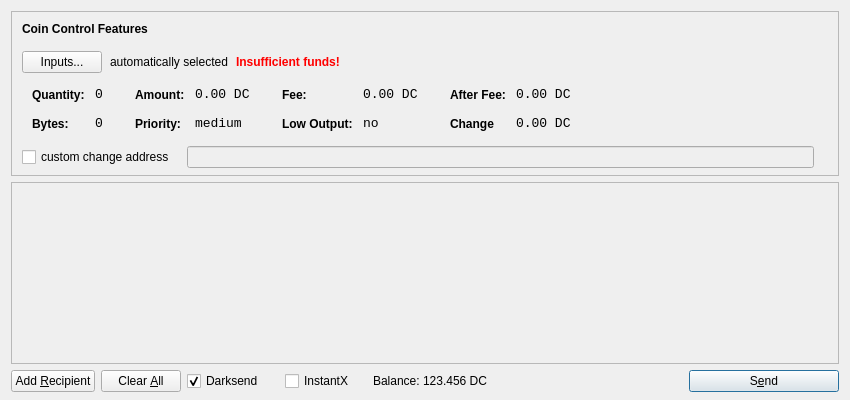
<?xml version="1.0" encoding="UTF-8"?>
<ui version="4.0">
 <class>SendCoinsDialog</class>
 <widget class="QDialog" name="SendCoinsDialog">
  <property name="geometry">
   <rect>
    <x>0</x>
    <y>0</y>
    <width>850</width>
    <height>400</height>
   </rect>
  </property>
  <property name="windowTitle">
   <string>Send Coins</string>
  </property>
  <layout class="QVBoxLayout" name="verticalLayout" stretch="0,1,0">
   <property name="bottomMargin">
    <number>8</number>
   </property>
   <item>
    <widget class="QFrame" name="frameCoinControl">
     <property name="sizePolicy">
      <sizepolicy hsizetype="Expanding" vsizetype="Expanding">
       <horstretch>0</horstretch>
       <verstretch>0</verstretch>
      </sizepolicy>
     </property>
     <property name="maximumSize">
      <size>
       <width>16777215</width>
       <height>16777215</height>
      </size>
     </property>
     <property name="frameShape">
      <enum>QFrame::StyledPanel</enum>
     </property>
     <property name="frameShadow">
      <enum>QFrame::Sunken</enum>
     </property>
     <layout class="QVBoxLayout" name="verticalLayoutCoinControl2">
      <property name="spacing">
       <number>-1</number>
      </property>
      <property name="leftMargin">
       <number>0</number>
      </property>
      <property name="topMargin">
       <number>0</number>
      </property>
      <property name="rightMargin">
       <number>0</number>
      </property>
      <property name="bottomMargin">
       <number>6</number>
      </property>
      <item>
       <layout class="QVBoxLayout" name="verticalLayoutCoinControl" stretch="0,0,0,0,1">
        <property name="spacing">
         <number>0</number>
        </property>
        <property name="leftMargin">
         <number>10</number>
        </property>
        <property name="topMargin">
         <number>10</number>
        </property>
        <item>
         <layout class="QHBoxLayout" name="horizontalLayoutCoinControl1">
          <property name="bottomMargin">
           <number>15</number>
          </property>
          <item>
           <widget class="QLabel" name="labelCoinControlFeatures">
            <property name="sizePolicy">
             <sizepolicy hsizetype="Preferred" vsizetype="Maximum">
              <horstretch>0</horstretch>
              <verstretch>0</verstretch>
             </sizepolicy>
            </property>
            <property name="font">
             <font>
              <weight>75</weight>
              <bold>true</bold>
             </font>
            </property>
            <property name="styleSheet">
             <string notr="true">font-weight:bold;</string>
            </property>
            <property name="text">
             <string>Coin Control Features</string>
            </property>
           </widget>
          </item>
         </layout>
        </item>
        <item>
         <layout class="QHBoxLayout" name="horizontalLayoutCoinControl2" stretch="0,0,0,0">
          <property name="spacing">
           <number>8</number>
          </property>
          <property name="bottomMargin">
           <number>10</number>
          </property>
          <item>
           <widget class="QPushButton" name="pushButtonCoinControl">
            <property name="styleSheet">
             <string notr="true"/>
            </property>
            <property name="text">
             <string>Inputs...</string>
            </property>
           </widget>
          </item>
          <item>
           <widget class="QLabel" name="labelCoinControlAutomaticallySelected">
            <property name="text">
             <string>automatically selected</string>
            </property>
            <property name="margin">
             <number>5</number>
            </property>
           </widget>
          </item>
          <item>
           <widget class="QLabel" name="labelCoinControlInsuffFunds">
            <property name="font">
             <font>
              <weight>75</weight>
              <bold>true</bold>
             </font>
            </property>
            <property name="styleSheet">
             <string notr="true">color:red;font-weight:bold;</string>
            </property>
            <property name="text">
             <string>Insufficient funds!</string>
            </property>
            <property name="margin">
             <number>5</number>
            </property>
           </widget>
          </item>
          <item>
           <spacer name="horizontalSpacerCoinControl">
            <property name="orientation">
             <enum>Qt::Horizontal</enum>
            </property>
            <property name="sizeHint" stdset="0">
             <size>
              <width>40</width>
              <height>1</height>
             </size>
            </property>
           </spacer>
          </item>
         </layout>
        </item>
        <item>
         <widget class="QWidget" name="widgetCoinControl" native="true">
          <property name="sizePolicy">
           <sizepolicy hsizetype="Preferred" vsizetype="Preferred">
            <horstretch>0</horstretch>
            <verstretch>0</verstretch>
           </sizepolicy>
          </property>
          <property name="minimumSize">
           <size>
            <width>0</width>
            <height>0</height>
           </size>
          </property>
          <property name="styleSheet">
           <string notr="true"/>
          </property>
          <layout class="QHBoxLayout" name="horizontalLayoutCoinControl5">
           <property name="margin">
            <number>0</number>
           </property>
           <item>
            <layout class="QHBoxLayout" name="horizontalLayoutCoinControl3" stretch="0,0,0,1">
             <property name="spacing">
              <number>20</number>
             </property>
             <property name="topMargin">
              <number>0</number>
             </property>
             <property name="bottomMargin">
              <number>10</number>
             </property>
             <item>
              <layout class="QFormLayout" name="formLayoutCoinControl1">
               <property name="horizontalSpacing">
                <number>10</number>
               </property>
               <property name="verticalSpacing">
                <number>14</number>
               </property>
               <property name="leftMargin">
                <number>10</number>
               </property>
               <property name="topMargin">
                <number>4</number>
               </property>
               <property name="rightMargin">
                <number>6</number>
               </property>
               <item row="0" column="0">
                <widget class="QLabel" name="labelCoinControlQuantityText">
                 <property name="styleSheet">
                  <string notr="true">font-weight:bold;</string>
                 </property>
                 <property name="text">
                  <string>Quantity:</string>
                 </property>
                 <property name="margin">
                  <number>0</number>
                 </property>
                </widget>
               </item>
               <item row="0" column="1">
                <widget class="QLabel" name="labelCoinControlQuantity">
                 <property name="font">
                  <font>
                   <family>Monospace</family>
                   <pointsize>10</pointsize>
                  </font>
                 </property>
                 <property name="cursor">
                  <cursorShape>IBeamCursor</cursorShape>
                 </property>
                 <property name="contextMenuPolicy">
                  <enum>Qt::ActionsContextMenu</enum>
                 </property>
                 <property name="text">
                  <string>0</string>
                 </property>
                 <property name="margin">
                  <number>0</number>
                 </property>
                 <property name="textInteractionFlags">
                  <set>Qt::LinksAccessibleByMouse|Qt::TextSelectableByKeyboard|Qt::TextSelectableByMouse</set>
                 </property>
                </widget>
               </item>
               <item row="1" column="0">
                <widget class="QLabel" name="labelCoinControlBytesText">
                 <property name="styleSheet">
                  <string notr="true">font-weight:bold;</string>
                 </property>
                 <property name="text">
                  <string>Bytes:</string>
                 </property>
                </widget>
               </item>
               <item row="1" column="1">
                <widget class="QLabel" name="labelCoinControlBytes">
                 <property name="font">
                  <font>
                   <family>Monospace</family>
                   <pointsize>10</pointsize>
                  </font>
                 </property>
                 <property name="cursor">
                  <cursorShape>IBeamCursor</cursorShape>
                 </property>
                 <property name="contextMenuPolicy">
                  <enum>Qt::ActionsContextMenu</enum>
                 </property>
                 <property name="text">
                  <string>0</string>
                 </property>
                 <property name="textInteractionFlags">
                  <set>Qt::LinksAccessibleByMouse|Qt::TextSelectableByKeyboard|Qt::TextSelectableByMouse</set>
                 </property>
                </widget>
               </item>
              </layout>
             </item>
             <item>
              <layout class="QFormLayout" name="formLayoutCoinControl2">
               <property name="horizontalSpacing">
                <number>10</number>
               </property>
               <property name="verticalSpacing">
                <number>14</number>
               </property>
               <property name="leftMargin">
                <number>6</number>
               </property>
               <property name="topMargin">
                <number>4</number>
               </property>
               <property name="rightMargin">
                <number>6</number>
               </property>
               <item row="0" column="0">
                <widget class="QLabel" name="labelCoinControlAmountText">
                 <property name="styleSheet">
                  <string notr="true">font-weight:bold;</string>
                 </property>
                 <property name="text">
                  <string>Amount:</string>
                 </property>
                 <property name="margin">
                  <number>0</number>
                 </property>
                </widget>
               </item>
               <item row="0" column="1">
                <widget class="QLabel" name="labelCoinControlAmount">
                 <property name="font">
                  <font>
                   <family>Monospace</family>
                   <pointsize>10</pointsize>
                  </font>
                 </property>
                 <property name="cursor">
                  <cursorShape>IBeamCursor</cursorShape>
                 </property>
                 <property name="contextMenuPolicy">
                  <enum>Qt::ActionsContextMenu</enum>
                 </property>
                 <property name="text">
                  <string>0.00 DC</string>
                 </property>
                 <property name="textInteractionFlags">
                  <set>Qt::LinksAccessibleByMouse|Qt::TextSelectableByKeyboard|Qt::TextSelectableByMouse</set>
                 </property>
                </widget>
               </item>
               <item row="1" column="0">
                <widget class="QLabel" name="labelCoinControlPriorityText">
                 <property name="styleSheet">
                  <string notr="true">font-weight:bold;</string>
                 </property>
                 <property name="text">
                  <string>Priority:</string>
                 </property>
                </widget>
               </item>
               <item row="1" column="1">
                <widget class="QLabel" name="labelCoinControlPriority">
                 <property name="font">
                  <font>
                   <family>Monospace</family>
                   <pointsize>10</pointsize>
                  </font>
                 </property>
                 <property name="cursor">
                  <cursorShape>IBeamCursor</cursorShape>
                 </property>
                 <property name="contextMenuPolicy">
                  <enum>Qt::ActionsContextMenu</enum>
                 </property>
                 <property name="text">
                  <string>medium</string>
                 </property>
                 <property name="textInteractionFlags">
                  <set>Qt::LinksAccessibleByMouse|Qt::TextSelectableByKeyboard|Qt::TextSelectableByMouse</set>
                 </property>
                </widget>
               </item>
              </layout>
             </item>
             <item>
              <layout class="QFormLayout" name="formLayoutCoinControl3">
               <property name="horizontalSpacing">
                <number>10</number>
               </property>
               <property name="verticalSpacing">
                <number>14</number>
               </property>
               <property name="leftMargin">
                <number>6</number>
               </property>
               <property name="topMargin">
                <number>4</number>
               </property>
               <property name="rightMargin">
                <number>6</number>
               </property>
               <item row="0" column="0">
                <widget class="QLabel" name="labelCoinControlFeeText">
                 <property name="styleSheet">
                  <string notr="true">font-weight:bold;</string>
                 </property>
                 <property name="text">
                  <string>Fee:</string>
                 </property>
                 <property name="margin">
                  <number>0</number>
                 </property>
                </widget>
               </item>
               <item row="0" column="1">
                <widget class="QLabel" name="labelCoinControlFee">
                 <property name="font">
                  <font>
                   <family>Monospace</family>
                   <pointsize>10</pointsize>
                  </font>
                 </property>
                 <property name="cursor">
                  <cursorShape>IBeamCursor</cursorShape>
                 </property>
                 <property name="contextMenuPolicy">
                  <enum>Qt::ActionsContextMenu</enum>
                 </property>
                 <property name="text">
                  <string>0.00 DC</string>
                 </property>
                 <property name="textInteractionFlags">
                  <set>Qt::LinksAccessibleByMouse|Qt::TextSelectableByKeyboard|Qt::TextSelectableByMouse</set>
                 </property>
                </widget>
               </item>
               <item row="1" column="0">
                <widget class="QLabel" name="labelCoinControlLowOutputText">
                 <property name="styleSheet">
                  <string notr="true">font-weight:bold;</string>
                 </property>
                 <property name="text">
                  <string>Low Output:</string>
                 </property>
                </widget>
               </item>
               <item row="1" column="1">
                <widget class="QLabel" name="labelCoinControlLowOutput">
                 <property name="font">
                  <font>
                   <family>Monospace</family>
                   <pointsize>10</pointsize>
                  </font>
                 </property>
                 <property name="cursor">
                  <cursorShape>IBeamCursor</cursorShape>
                 </property>
                 <property name="contextMenuPolicy">
                  <enum>Qt::ActionsContextMenu</enum>
                 </property>
                 <property name="text">
                  <string>no</string>
                 </property>
                 <property name="textInteractionFlags">
                  <set>Qt::LinksAccessibleByMouse|Qt::TextSelectableByKeyboard|Qt::TextSelectableByMouse</set>
                 </property>
                </widget>
               </item>
              </layout>
             </item>
             <item>
              <layout class="QFormLayout" name="formLayoutCoinControl4">
               <property name="horizontalSpacing">
                <number>10</number>
               </property>
               <property name="verticalSpacing">
                <number>14</number>
               </property>
               <property name="leftMargin">
                <number>6</number>
               </property>
               <property name="topMargin">
                <number>4</number>
               </property>
               <property name="rightMargin">
                <number>6</number>
               </property>
               <item row="0" column="0">
                <widget class="QLabel" name="labelCoinControlAfterFeeText">
                 <property name="styleSheet">
                  <string notr="true">font-weight:bold;</string>
                 </property>
                 <property name="text">
                  <string>After Fee:</string>
                 </property>
                 <property name="margin">
                  <number>0</number>
                 </property>
                </widget>
               </item>
               <item row="0" column="1">
                <widget class="QLabel" name="labelCoinControlAfterFee">
                 <property name="font">
                  <font>
                   <family>Monospace</family>
                   <pointsize>10</pointsize>
                  </font>
                 </property>
                 <property name="cursor">
                  <cursorShape>IBeamCursor</cursorShape>
                 </property>
                 <property name="contextMenuPolicy">
                  <enum>Qt::ActionsContextMenu</enum>
                 </property>
                 <property name="text">
                  <string>0.00 DC</string>
                 </property>
                 <property name="textInteractionFlags">
                  <set>Qt::LinksAccessibleByMouse|Qt::TextSelectableByKeyboard|Qt::TextSelectableByMouse</set>
                 </property>
                </widget>
               </item>
               <item row="1" column="0">
                <widget class="QLabel" name="labelCoinControlChangeText">
                 <property name="styleSheet">
                  <string notr="true">font-weight:bold;</string>
                 </property>
                 <property name="text">
                  <string>Change</string>
                 </property>
                </widget>
               </item>
               <item row="1" column="1">
                <widget class="QLabel" name="labelCoinControlChange">
                 <property name="font">
                  <font>
                   <family>Monospace</family>
                   <pointsize>10</pointsize>
                  </font>
                 </property>
                 <property name="cursor">
                  <cursorShape>IBeamCursor</cursorShape>
                 </property>
                 <property name="contextMenuPolicy">
                  <enum>Qt::ActionsContextMenu</enum>
                 </property>
                 <property name="text">
                  <string>0.00 DC</string>
                 </property>
                 <property name="textInteractionFlags">
                  <set>Qt::LinksAccessibleByMouse|Qt::TextSelectableByKeyboard|Qt::TextSelectableByMouse</set>
                 </property>
                </widget>
               </item>
              </layout>
             </item>
            </layout>
           </item>
          </layout>
         </widget>
        </item>
        <item>
         <layout class="QHBoxLayout" name="horizontalLayoutCoinControl4" stretch="0,0,0">
          <property name="spacing">
           <number>12</number>
          </property>
          <property name="sizeConstraint">
           <enum>QLayout::SetDefaultConstraint</enum>
          </property>
          <property name="topMargin">
           <number>5</number>
          </property>
          <property name="rightMargin">
           <number>5</number>
          </property>
          <item>
           <widget class="QCheckBox" name="checkBoxCoinControlChange">
            <property name="text">
             <string>custom change address</string>
            </property>
           </widget>
          </item>
          <item>
           <widget class="QLineEdit" name="lineEditCoinControlChange">
            <property name="enabled">
             <bool>false</bool>
            </property>
            <property name="sizePolicy">
             <sizepolicy hsizetype="Expanding" vsizetype="Fixed">
              <horstretch>0</horstretch>
              <verstretch>0</verstretch>
             </sizepolicy>
            </property>
           </widget>
          </item>
          <item>
           <widget class="QLabel" name="labelCoinControlChangeLabel">
            <property name="sizePolicy">
             <sizepolicy hsizetype="Preferred" vsizetype="Expanding">
              <horstretch>0</horstretch>
              <verstretch>0</verstretch>
             </sizepolicy>
            </property>
            <property name="minimumSize">
             <size>
              <width>0</width>
              <height>0</height>
             </size>
            </property>
            <property name="text">
             <string/>
            </property>
            <property name="margin">
             <number>3</number>
            </property>
           </widget>
          </item>
         </layout>
        </item>
        <item>
         <spacer name="verticalSpacerCoinControl">
          <property name="orientation">
           <enum>Qt::Vertical</enum>
          </property>
          <property name="sizeHint" stdset="0">
           <size>
            <width>800</width>
            <height>1</height>
           </size>
          </property>
         </spacer>
        </item>
       </layout>
      </item>
     </layout>
    </widget>
   </item>
   <item>
    <widget class="QScrollArea" name="scrollArea">
     <property name="widgetResizable">
      <bool>true</bool>
     </property>
     <widget class="QWidget" name="scrollAreaWidgetContents">
      <property name="geometry">
       <rect>
        <x>0</x>
        <y>0</y>
        <width>830</width>
        <height>165</height>
       </rect>
      </property>
      <layout class="QVBoxLayout" name="verticalLayout_2">
       <property name="margin">
        <number>0</number>
       </property>
       <item>
        <layout class="QVBoxLayout" name="entries">
         <property name="spacing">
          <number>6</number>
         </property>
        </layout>
       </item>
       <item>
        <spacer name="verticalSpacer">
         <property name="orientation">
          <enum>Qt::Vertical</enum>
         </property>
         <property name="sizeHint" stdset="0">
          <size>
           <width>20</width>
           <height>40</height>
          </size>
         </property>
        </spacer>
       </item>
      </layout>
     </widget>
    </widget>
   </item>
   <item>
    <layout class="QHBoxLayout" name="horizontalLayout">
     <item>
      <widget class="QPushButton" name="addButton">
       <property name="toolTip">
        <string>Send to multiple recipients at once</string>
       </property>
       <property name="text">
        <string>Add &amp;Recipient</string>
       </property>
       <property name="autoDefault">
        <bool>false</bool>
       </property>
      </widget>
     </item>
     <item>
      <widget class="QPushButton" name="clearButton">
       <property name="sizePolicy">
        <sizepolicy hsizetype="Minimum" vsizetype="Fixed">
         <horstretch>0</horstretch>
         <verstretch>0</verstretch>
        </sizepolicy>
       </property>
       <property name="toolTip">
        <string>Remove all transaction fields</string>
       </property>
       <property name="text">
        <string>Clear &amp;All</string>
       </property>
       <property name="autoRepeatDelay">
        <number>300</number>
       </property>
       <property name="autoDefault">
        <bool>false</bool>
       </property>
      </widget>
     </item>
     <item>
      <layout class="QHBoxLayout" name="horizontalLayout_2">
       <property name="spacing">
        <number>3</number>
       </property>
        <item>
        <widget class="QCheckBox" name="checkUseDarksend">
         <property name="minimumSize">
          <size>
           <width>95</width>
           <height>0</height>
          </size>
         </property>
         <property name="text">
          <string>Darksend</string>
         </property>
         <property name="checked">
          <bool>true</bool>
         </property>
        </widget>
       </item>
       <item>
        <widget class="QCheckBox" name="checkInstantX">
         <property name="enabled">
          <bool>true</bool>
         </property>
         <property name="minimumSize">
          <size>
           <width>85</width>
           <height>0</height>
          </size>
         </property>
         <property name="text">
          <string>InstantX</string>
         </property>
        </widget>
       </item>
       <item>
        <widget class="QLabel" name="label">
         <property name="sizePolicy">
          <sizepolicy hsizetype="Preferred" vsizetype="Fixed">
           <horstretch>0</horstretch>
           <verstretch>0</verstretch>
          </sizepolicy>
         </property>
         <property name="text">
          <string>Balance:</string>
         </property>
        </widget>
       </item>
       <item>
        <widget class="QLabel" name="labelBalance">
         <property name="sizePolicy">
          <sizepolicy hsizetype="Preferred" vsizetype="Fixed">
           <horstretch>0</horstretch>
           <verstretch>0</verstretch>
          </sizepolicy>
         </property>
         <property name="cursor">
          <cursorShape>IBeamCursor</cursorShape>
         </property>
         <property name="text">
          <string>123.456 DC</string>
         </property>
         <property name="textInteractionFlags">
          <set>Qt::LinksAccessibleByMouse|Qt::TextSelectableByKeyboard|Qt::TextSelectableByMouse</set>
         </property>
        </widget>
       </item>
      </layout>
     </item>
     <item>
      <spacer name="horizontalSpacer">
       <property name="orientation">
        <enum>Qt::Horizontal</enum>
       </property>
       <property name="sizeHint" stdset="0">
        <size>
         <width>40</width>
         <height>20</height>
        </size>
       </property>
      </spacer>
     </item>
     <item>
      <widget class="QPushButton" name="sendButton">
       <property name="minimumSize">
        <size>
         <width>150</width>
         <height>0</height>
        </size>
       </property>
       <property name="toolTip">
        <string>Confirm the send action</string>
       </property>
       <property name="text">
        <string>S&amp;end</string>
       </property>
       <property name="icon">
        <iconset resource="../bitcoin.qrc">
         <normaloff>:/icons/send</normaloff>:/icons/send</iconset>
       </property>
       <property name="default">
        <bool>true</bool>
       </property>
      </widget>
     </item>
    </layout>
   </item>
  </layout>
 </widget>
 <resources>
  <include location="../bitcoin.qrc"/>
 </resources>
 <connections/>
</ui>
